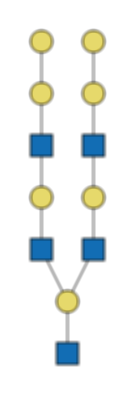
#> input picture data/G02753UG.png, 134 x 394 px, given in place of out.png, which was not available
$ python randomcolors.py data/G02753UG.png out.png
#> lines starting #> are read from the running program, lines starting #| are printed output that depends on the picture; after the words box and inside, x2 and y2 are one past the last pixel; in counts of white or black regions, pixels touching at a corner belong together; pictures that were not available may be replaced by others from this repository, and a replacement may not be noted
# -*- coding: utf-8 -*-
"""
use heuristic mono finding colour ranges to make ranges of blue/green/red/etc
"""
import sys
import cv2
import numpy as np
import random

from cairosvg import svg2png

# old_color_range_dict = {
#     "black_lower" : np.array([0,0,0]),
#     "black_upper" : np.array([180,171,235]),
#     "red_lower_l" : np.array([0,18,120]),
#     "red_upper_l" : np.array([19,255,255]),
#     "yellow_lower" : np.array([20,62,104]),
#     "yellow_upper" : np.array([36,255,255]),
#     "green_lower" : np.array([37,40,70]),
#     "green_upper" : np.array([77,255,255]),
#     "blue_lower" : np.array([87,40,60]),
#     "blue_upper" : np.array([134,255,255]),
#     "purple_lower" : np.array([135,20,40]),
#     "purple_upper" : np.array([169,255,225]),
#     "red_lower_h" : np.array([156,40,120]),
#     "red_upper_h" : np.array([180,255,255]),
#     }

color_range_dict = {
    "black_lower" : np.array([0,0,0]),
    "black_upper" : np.array([180,171,235]),
    "red_lower_l" : np.array([0,98,120]),
    "red_upper_l" : np.array([9,255,255]),
    "yellow_lower" : np.array([18,33,222]),
    "yellow_upper" : np.array([30,255,255]),
    "green_lower" : np.array([37,30,70]),
    "green_upper" : np.array([73,255,255]),
    "blue_lower" : np.array([99,123,77]),
    "blue_upper" : np.array([120,255,255]),
    "purple_lower" : np.array([128,58,74]),
    "purple_upper" : np.array([163,255,225]),
    "red_lower_h" : np.array([170,111,135]),
    "red_upper_h" : np.array([180,255,255]),
    "light_blue_lower": np.array([85,41,201]),
    "light_blue_upper": np.array([108,121,255]),
    }

svg_file = sys.argv[1]
out_file = sys.argv[2]

svg2png(file_obj=open(svg_file, "rb"), write_to = out_file)
#> (this line was passed over: cairosvg is not available in this run)
image = cv2.imread(out_file)
#> image is the input picture: shape (394, 134, 3); mean B, G, R 238.4, 240.8, 237.9
hsv=cv2.cvtColor(image,cv2.COLOR_BGR2HSV)
#> hsv: shape (394, 134, 3); mean H, S, V 8, 17.2, 244.4

yellow_mask = cv2.inRange(hsv, color_range_dict['yellow_lower'], color_range_dict['yellow_upper'])
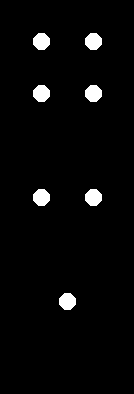
#> yellow_mask: shape (394, 134); 3% white; 7 white regions, largest, box (x1, y1, x2, y2) and area: (33, 33, 50, 50) 229, (85, 33, 102, 50) 229, (33, 85, 50, 102) 229
purple_mask = cv2.inRange(hsv, color_range_dict['purple_lower'], color_range_dict['purple_upper'])
#> purple_mask: shape (394, 134); every value is 0
red_mask_l = cv2.inRange(hsv, color_range_dict['red_lower_l'], color_range_dict['red_upper_l'])
red_mask_h = cv2.inRange(hsv, color_range_dict['red_lower_h'], color_range_dict['red_upper_h'])
red_mask = red_mask_l + red_mask_h
green_mask = cv2.inRange(hsv, color_range_dict['green_lower'], color_range_dict['green_upper'])
blue_mask = cv2.inRange(hsv, color_range_dict['blue_lower'], color_range_dict['blue_upper'])
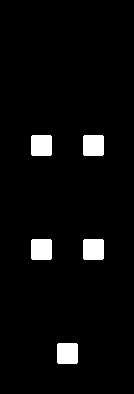
#> blue_mask: shape (394, 134); 4.1% white; 5 white regions, box (x1, y1, x2, y2) and area: (31, 135, 52, 156) 437, (83, 135, 104, 156) 437, (31, 239, 52, 260) 437, (83, 239, 104, 260) 437, (57, 343, 78, 364) 437
black_mask = cv2.inRange(hsv, color_range_dict['black_lower'], color_range_dict['black_upper'])
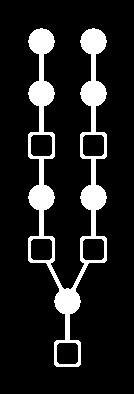
#> black_mask: shape (394, 134); 12.6% white; 1 white region, box (x1, y1, x2, y2) and area: (28, 28, 107, 367) 6646

# store these mask into array
mask_array = (red_mask, yellow_mask, green_mask, blue_mask, purple_mask, black_mask)
mask_array_name = ("red_mask", "yellow_mask", "green_mask", "blue_mask", "purple_mask", "black_mask")
mask_dict = dict(zip(mask_array_name, mask_array))
#> mask_dict = 6 items


replacement_color_dict = {}

for mask_name in mask_dict.keys():
    color = mask_name.split("_")[0]
    if color == "black":
        continue
    hsv_range_dict = {"0": [],
                      "1": [],
                      "2": []}

    for name in color_range_dict.keys():
        if name.startswith(color):
            if "lower" in name:
                lowername = name
                uppername = lowername.replace("lower","upper")
                for idx in range(0,3):
                    low = color_range_dict[lowername][idx]
                    high = color_range_dict[uppername][idx]
                    valuerange = range(low, high)
                    [ hsv_range_dict[str(idx)].append(r) for r in valuerange ]

    h = random.choice(hsv_range_dict["0"])
    s = random.choice(hsv_range_dict["1"])
    v = random.choice(hsv_range_dict["2"])
    replacement_color_dict[color] = (h,s,v)
#> this loop made 6 passes
#> (mask_name, color, h, s, v) on passes 1 to 5: ('red_mask', 'red', 173, 169, 130), ('yellow_mask', 'yellow', 22, 163, 253), ('green_mask', 'green', 62, 230, 147), ('blue_mask', 'blue', 114, 214, 226), ('purple_mask', 'purple', 141, 187, 109)
#> (mask_name, color) on pass 6: ('black_mask', 'black')
#> after the loop, replacement_color_dict = {'red': (173, 169, 130), 'yellow': (22, 163, 253), 'green': (62, 230, 147), 'blue': (114, 214, 226), 'purple': (141, 187, 109)}
#print(replacement_color_dict)

for color, value in replacement_color_dict.items():
    for name, mask in mask_dict.items():
        if name.startswith(color):
            hsv[mask>0] = value
#> this loop made 5 passes
#> hsv: shape (394, 134, 3); mean H, S, V 8.3, 17.7, 247.6

img = cv2.cvtColor(hsv,cv2.COLOR_HSV2BGR)
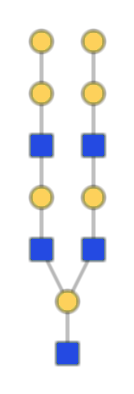
#> img: shape (394, 134, 3); mean B, G, R 240.4, 239.4, 239.2
blur = random.choice([True,False])
if blur:
    img = cv2.blur(img, (4,4))
# cv2.imshow("test",img)
# cv2.waitKey(0)
# cv2.destroyAllWindows
cv2.imwrite(out_file, img)

$ run again, on data/G03934XO.png
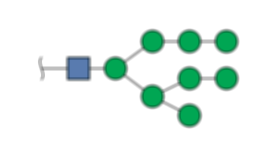
#> input picture data/G03934XO.png, 267 x 156 px, given in place of out.png, which was not available
#> image is the input picture: shape (156, 267, 3); mean B, G, R 237.6, 242.5, 231.3
#> yellow_mask: shape (156, 267); every value is 0
#> `blue_mask = cv2.inRange(hsv, color_range_dict['blue_lower'], color_ran..`:
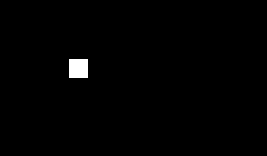
#> blue_mask: shape (156, 267); 0.87% white; 1 white region, box (x1, y1, x2, y2) and area: (69, 59, 88, 78) 361
#> `black_mask = cv2.inRange(hsv, color_range_dict['black_lower'], color_r..`:
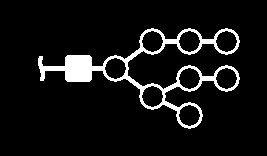
#> black_mask: shape (156, 267); 7.7% white; 1 white region, box (x1, y1, x2, y2) and area: (38, 28, 240, 129) 3216
#> mask_dict = 6 items
#> the loop `for mask_name in mask_dict.keys():` made 6 passes
#> (mask_name, color, h, s, v) on passes 1 to 5: ('red_mask', 'red', 173, 169, 130), ('yellow_mask', 'yellow', 22, 163, 253), ('green_mask', 'green', 62, 230, 147), ('blue_mask', 'blue', 114, 214, 226), ('purple_mask', 'purple', 141, 187, 109)
#> after the loop `for mask_name in mask_dict.keys():`: replacement_color_dict = {'red': (173, 169, 130), 'yellow': (22, 163, 253), 'green': (62, 230, 147), 'blue': (114, 214, 226), 'purple': (141, 187, 109)}
#> the loop `for color, value in replacement_color_dict.items():` made 5 passes
